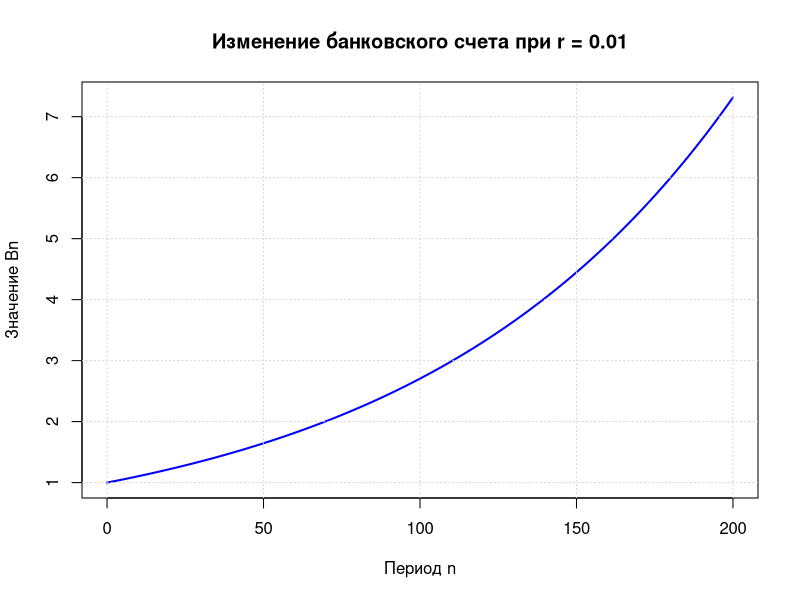
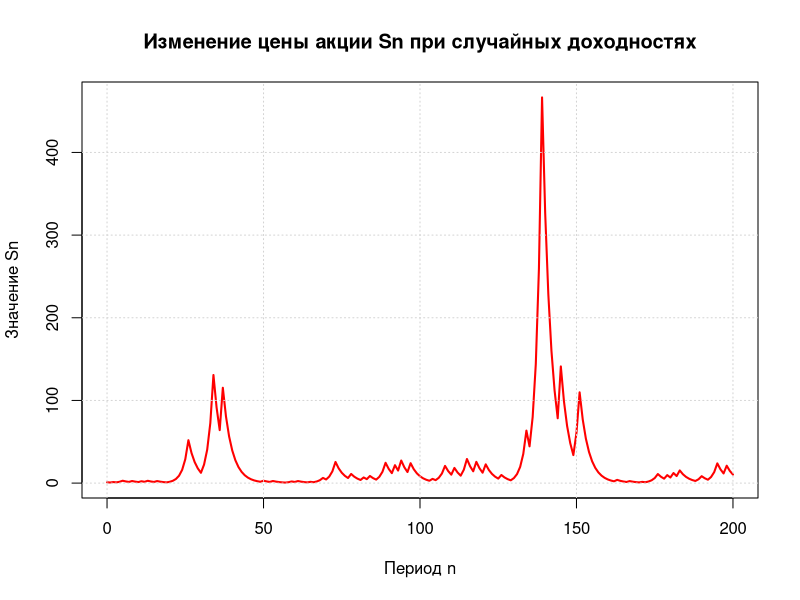

Recreate these plots in R, in order.
set.seed(123)  # Фиксируем случайные значения для повторяемости эксперимента

# Задание 1 ----

# Задаем параметры
r <- 0.01  # Процентная ставка
N <- 200   # Количество периодов
B0 <- 1    # Начальная сумма на счете

# Создаем вектор для хранения последовательности Bn
B <- numeric(N + 1)  # Вектор длины N+1
B[1] <- B0           # Первое значение - начальная сумма

# Рассчитываем последовательность для каждого периода
for (n in 2:(N + 1)) {
  B[n] <- (1 + r) * B[n - 1]  
}

# Строим график изменения Bn
plot(0:N, B, type = "l", col = "blue", lwd = 2,
     xlab = "Период n", ylab = "Значение Bn",
     main = "Изменение банковского счета при r = 0.01")
grid()  # Добавляем сетку

# Задание 2 ----

# Параметры для акций
a <- -0.3  # Доходность, если не повезло
b <- 0.8   # Доходность, если повезло
p <- 0.4   # Вероятность удачного исхода
S0 <- 1    # Начальная цена акции

# Создаем вектор для последовательности Sn
S <- numeric(N + 1)  # Вектор для хранения значений Sn
S[1] <- S0           # Начальная цена

# Генерируем последовательность случайных доходностей
rho <- numeric(N)  # Вектор для доходностей

for (n in 1:N) {
  # Генерируем случайную доходность
  if (rbinom(1, 1, p) == 1) {
    rho[n] <- b  # Если удача, то b
  } else {
    rho[n] <- a  # Если неудача, то a
  }
}

# Рассчитываем последовательность Sn
for (n in 2:(N + 1)) {
  S[n] <- (1 + rho[n - 1]) * S[n - 1]
}

# Строим график изменения Sn
plot(0:N, S, type = "l", col = "red", lwd = 2,
     xlab = "Период n", ylab = "Значение Sn",
     main = "Изменение цены акции Sn при случайных доходностях")
grid()  # Добавляем сетку

# Задание 3 ----

# Параметры для расчета цены опциона
S0 <- 100  # Начальная цена акции
N <- 10    # Время до исполнения опциона
a <- -0.3  # Плохая доходность
b <- 0.8   # Хорошая доходность
r <- 0.2   # Процентная ставка
K <- 100   # Цена исполнения (strike price)

# Считаем вероятности для формулы
p_tilde <- (r - a) / (b - a) # p с тильдой
p_star <- ((1 + b) / (1 + r)) * p_tilde  # p*

# Рассчитываем K0
K0 <- 1 + floor(log(K / (S0 * (1 + a)^N)) / log((1 + b) / (1 + a)))

# Функция для биномиального коэффициента
binom_coeff <- function(n, k) {
  factorial(n) / (factorial(k) * factorial(n - k))
}

# Функция для расчета суммы B(j, N; p)
B_func <- function(j, N, p) {
  sum <- 0
  for (k in j:N) {
    sum <- sum + binom_coeff(N, k) * p^k * (1 - p)^(N - k)
  }
  return(sum)
}

# Считаем справедливую цену опциона
if (K0 <= N) {
  call_price <- S0 * B_func(K0, N, p_star) - K * (1 + r)^(-N) * B_func(K0, N, p_tilde)
} else {
  call_price <- 0  # Если K0 больше N, то цена 0
}

# Выводим результат
call_price
